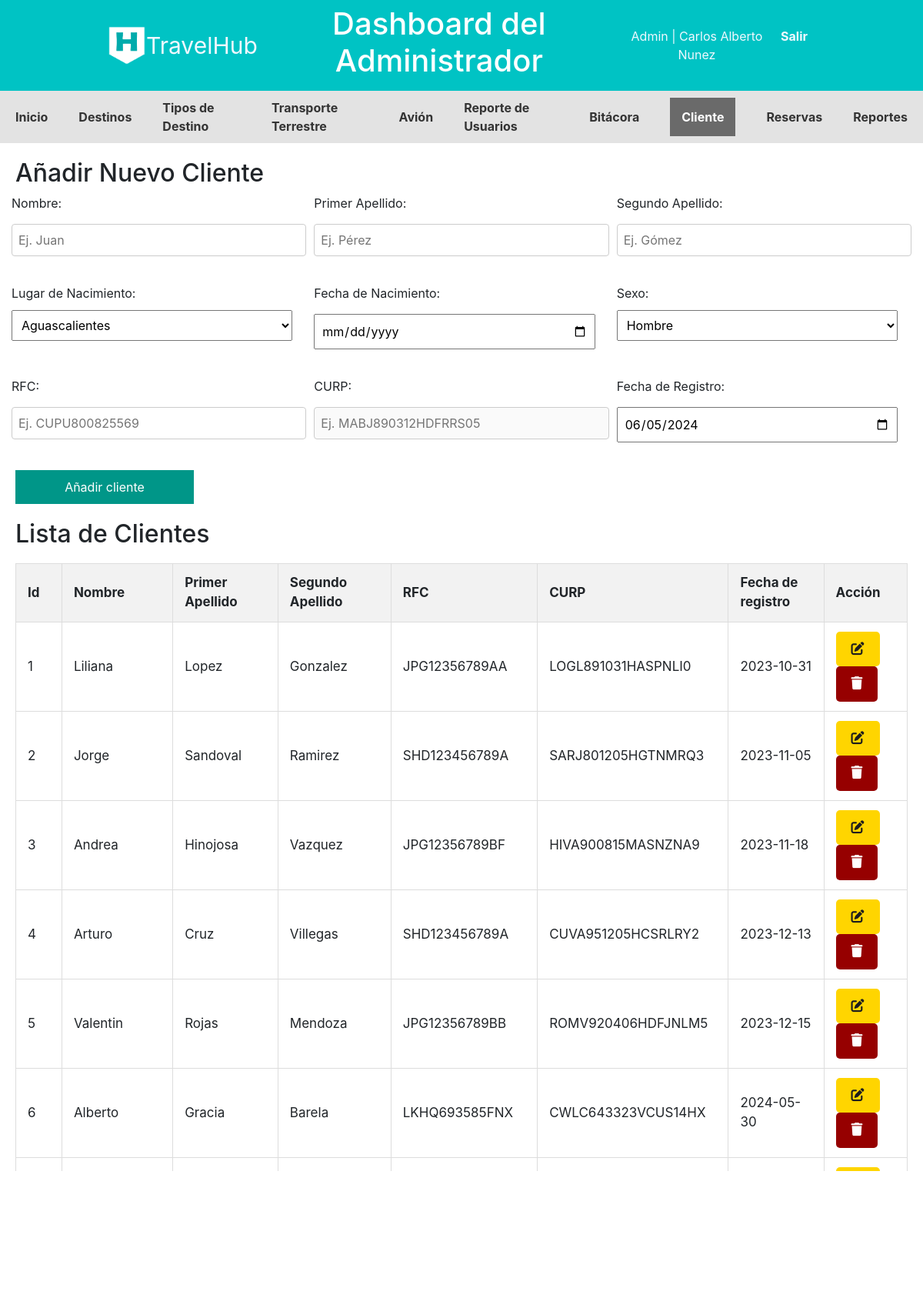
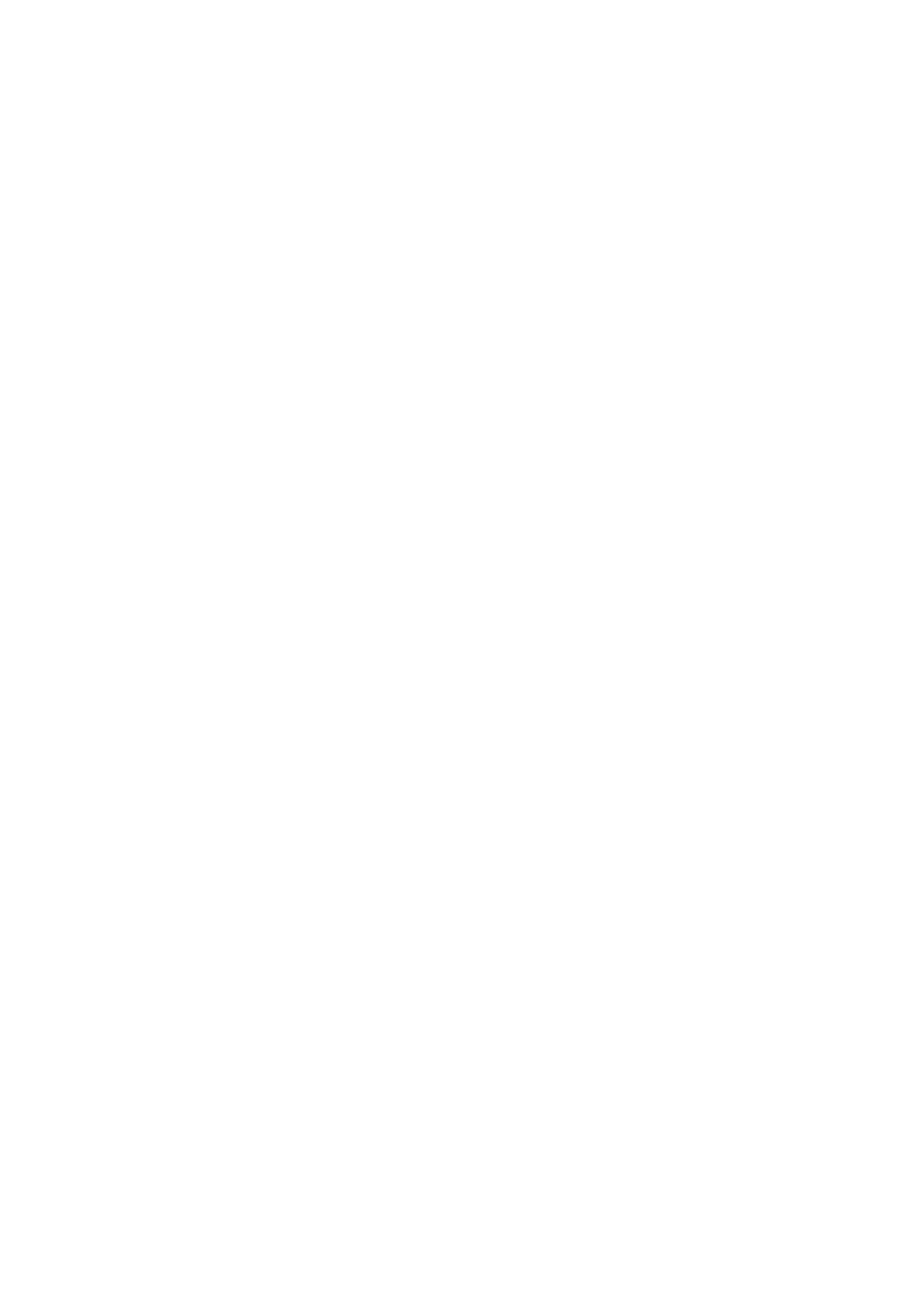
The page /Admin/CANP_Cliente (signed in, upper part) on the database its author committed (2 pictures, top to bottom).
### tables this page shows
CREATE TABLE `tblcliente` (
  `id_cliente` int(11) NOT NULL,
  `nombre` varchar(255) NOT NULL,
  `primer_apellido` varchar(255) NOT NULL,
  `segundo_apellido` varchar(255) DEFAULT NULL,
  `lugarNacimiento` varchar(255) NOT NULL,
  `fechaNacimiento` date NOT NULL,
  `sexo` varchar(1) NOT NULL,
  `RFC` varchar(13) NOT NULL,
  `CURP` varchar(18) NOT NULL,
  `fecha_registro` date NOT NULL,
  `id_rol` int(11) NOT NULL
);

### Controllers/templateCtr.php (called while the page is built)
<?php
class Template
{
    public static function templateCtr()
    {
        include 'Views/plantilla.php';
    }
}

### index.php (called while the page is built, shortened)
<?php
include_once "Controllers/templateCtr.php";
include_once "Controllers/clienteCtr.php";
include_once "Models/clienteMdl.php";
$template = new Template();
$template->templateCtr();

### Models/clienteMdl.php (called while the page is built, shortened)
<?php
class ClienteMdl {
public static function canp_leer_clientes_mdl() {
    try {
        $db = Conexion::conectar();
        $sql = "SELECT * FROM tblcliente";
        $stmt = $db->prepare($sql);
        $stmt->execute();
        return $stmt->fetchAll();
    } catch (PDOException $e) {
        return "Error al leer datos del cliente: " . $e->getMessage();
    }
}
}

### Controllers/clienteCtr.php (called while the page is built, shortened)
<?php
class ClienteCtr {
    public static function canp_leer_clientes_ctr() {
        $respuesta = ClienteMdl::canp_leer_clientes_mdl();
        return $respuesta;
    }
}

### Admin/CANP_Cliente.php (the view, shortened to what this page needs)
<?php
include 'Components/cabeceraAdmin.php';
include 'Components/navAdmin.php'
?>
    <div class="contenedor">
        <h2>Añadir Nuevo Cliente</h2>
        <form class="formClienteAdmin" method="post">
        <div class="form-row">
            <div class="form-group">
                <label for="nombre">Nombre: <div class="tooltip required"> *<span class="tooltiptext">Campo obligatorio</span></div></label>
                <input type="text" id="nombre" name="nombre" placeholder="Ej. Juan">
            </div>
            <div class="form-group">
                <label for="primerApellido">Primer Apellido: <div class="tooltip required"> *<span class="tooltiptext">Campo obligatorio</span></div></label>
                <input type="text" id="primerApellido" name="primerApellido" placeholder="Ej. Pérez">
            </div>
            <div class="form-group">
                <label for="segundoApellido">Segundo Apellido: <div class="tooltip required"> *<span class="tooltiptext">Campo obligatorio</span></div></label>
                <input type="text" id="segundoApellido" name="segundoApellido" placeholder="Ej. Gómez">
            </div>
        </div>
        <div class="form-row">
            <div class="form-group">
                <label for="lugarNacimiento">Lugar de Nacimiento: <div class="tooltip required"> *<span class="tooltiptext">Campo obligatorio</span></div></label>
                <select id="lugarNacimiento" name="lugarNacimiento">
                    <?php include 'Components/lugares.php' ?>
                </select>
            </div>
            <div class="form-group">
                <label for="fechaNacimiento">Fecha de Nacimiento: <div class="tooltip required"> *<span class="tooltiptext">Campo obligatorio</span></div></label>
                <input type="date" id="fechaNacimiento" name="fechaNacimiento" placeholder="Ej. 1990-01-01">
            </div>
            <div class="form-group">
                <label for="sexo">Sexo: <div class="tooltip required"> *<span class="tooltiptext">Campo obligatorio</span></div></label>
                <select id="sexo" name="sexo">
                    <option value="H">Hombre</option>
                </select>
            </div>
        </div>
        <div class="form-row">
            <div class="form-group">
                <label for="rfc">RFC: <div class="tooltip required"> *<span class="tooltiptext">Campo obligatorio</span></div></label>
                <input type="text" id="rfc" name="rfc" placeholder="Ej. CUPU800825569">
            </div>
            <div class="form-group">
                <label for="curp">CURP: <div class="tooltip required"> *<span class="tooltiptext">Campo obligatorio</span></div></label>
                <input type="text" id="curp" disabled name="curp" placeholder="Ej. MABJ890312HDFRRS05">
            </div>
            <div class="form-group">
                <label for="fechaRegistro">Fecha de Registro: <div class="tooltip required"> *<span class="tooltiptext">Campo obligatorio</span></div></label>
                <input type="date" id="fechaRegistro" name="fechaRegistro" placeholder="Ej. 2023-05-10">
            </div>
        </div>
        <button name="btnCliente" class="btnformulario" type="submit">Añadir cliente</button>
    </form>
        <h2>Lista de Clientes</h2>
        <div class="tableContainer">
        <table class="tblClientes">
        <thead>
            <tr>
                <th>Id</th>
                <th>Nombre</th>
                <th>Primer Apellido</th>
                <th>Segundo Apellido</th>
                <th>RFC</th>
                <th>CURP</th>
                <th>Fecha de registro</th>
                <th>Acción</th>
            </tr>
        </thead>
        <tbody>
            <?php
            $clientes = ClienteCtr::canp_leer_clientes_ctr();
            foreach ($clientes as $key => $cliente) {
                echo '
                <tr>
                <td>'.($key+1).'</td>
                <td>'.$cliente["nombre"].'</td>
                <td>'.$cliente["primer_apellido"].'</td>
                <td>'.$cliente["segundo_apellido"].'</td>
                <td>'. mb_strtoupper($cliente["RFC"]).'</td>
                <td>'. mb_strtoupper($cliente["CURP"]).'</td>
                <td>'.$cliente["fecha_registro"].'</td>
                <td>
                    <button btnEditarCliente="'.$cliente["id_cliente"].'" class="edit btn-edit warning btnEditarCliente"> <i class="fa-solid fa-pen-to-square"></i></a>
                    <button eliminarCliente="'.$cliente["id_cliente"].'" class="delete eliminarCliente"><i class="fa-solid fa-trash"></i></button>
                </td>
            </tr>
                ';
            }
            ?>
        </tbody>
    </table>
        </div>
</body>
</html>

### Views/css/styles.css (style rules this page uses)
* { margin: 0; padding: 0; box-sizing: border-box; }
body { font-family: Roboto; height: 100vh; }
.contenedor { padding: 20px; }
h2 { font-size: 50px; }
form { margin-bottom: 20px; }
input[type="text"], input[type="date"], select { margin: 5px 0; padding: 8px; width: calc(100% - 18px); }
.edit { padding: 10px 20px; background-color: #ffe600; color: black; border: none; cursor: pointer; border-radius: 5px; }
.delete { padding: 10px 20px; background-color: #960000; color: white; border: none; cursor: pointer; border-radius: 5px; }
button.btnformulario { padding: 10px 20px; background-color: #009688; color: white; border: none; cursor: pointer; width: 20%; }
.tableContainer { max-height: 800px; overflow-y: auto; }
table { width: 100%; border-collapse: collapse; margin: 10px 0 100px 0; font-size: 17px; min-width: 400px; }
table th, table td { padding: 12px 15px; border: 1px solid #ddd; text-align: left; }
table th { background-color: #f2f2f2; }
th, td { border: 1px solid #ccc; padding: 8px; text-align: left; }
.warning { background-color: #ffd500; color: #1d1d1d; }
.form-group { margin-bottom: 15px; }
label { display: block; margin-bottom: 5px; }
input[type="text"], input[type="email"], input[type="password"] { width: 100%; padding: 8px; border: 1px solid #ccc; border-radius: 4px; }
.formClienteAdmin { display: flex; flex-direction: column; gap: 10px; }
.form-row { display: flex; justify-content: space-between; gap: 10px; }
.form-group { display: flex; flex-direction: column; flex: 1; }
.form-group label, .form-group input, .form-group select { margin-bottom: 10px; }
.btnformulario { align-self: flex-start; }

### rows shown on the page
tblcliente: nombre "Liliana", primer_apellido "Lopez", segundo_apellido "Gonzalez", RFC "JPG12356789AA", CURP "LOGL891031HASPNLI0", fecha_registro "2023-10-31"
tblcliente: nombre "Jorge", primer_apellido "Sandoval", segundo_apellido "Ramirez", RFC "SHD123456789A", CURP "SARJ801205HGTNMRQ3", fecha_registro "2023-11-05"
tblcliente: nombre "Andrea", primer_apellido "Hinojosa", segundo_apellido "Vazquez", RFC "JPG12356789BF", CURP "HIVA900815MASNZNA9", fecha_registro "2023-11-18"
tblcliente: nombre "Arturo", primer_apellido "Cruz", segundo_apellido "Villegas", RFC "SHD123456789A", CURP "CUVA951205HCSRLRY2", fecha_registro "2023-12-13"
tblcliente: nombre "Valentin", primer_apellido "Rojas", segundo_apellido "Mendoza", RFC "JPG12356789BB", CURP "ROMV920406HDFJNLM5", fecha_registro "2023-12-15"
tblcliente: nombre "Alberto", primer_apellido "Gracia", segundo_apellido "Barela", RFC "LKHQ693585FNX", CURP "CWLC643323VCUS14HX", fecha_registro "2024-05-30"

### other values the page prints
$_SESSION["nombre"] "Carlos Alberto Nunez"
